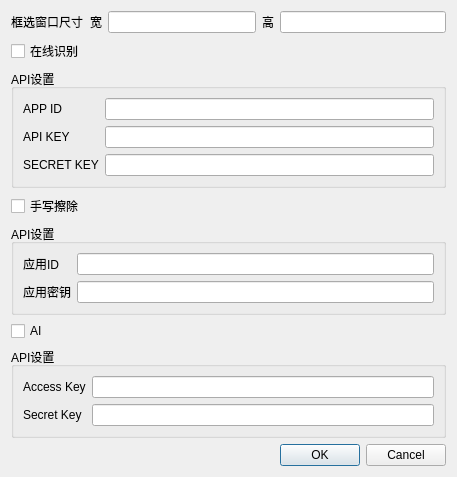
<?xml version="1.0" encoding="UTF-8"?>
<ui version="4.0">
 <class>Dialog</class>
 <widget class="QDialog" name="Dialog">
  <property name="geometry">
   <rect>
    <x>0</x>
    <y>0</y>
    <width>457</width>
    <height>433</height>
   </rect>
  </property>
  <property name="windowTitle">
   <string>设置</string>
  </property>
  <layout class="QGridLayout" name="gridLayout_4">
   <item row="0" column="0">
    <widget class="QLabel" name="label">
     <property name="text">
      <string>框选窗口尺寸</string>
     </property>
    </widget>
   </item>
   <item row="0" column="1">
    <widget class="QLabel" name="label_2">
     <property name="text">
      <string>宽</string>
     </property>
    </widget>
   </item>
   <item row="0" column="2">
    <widget class="QLineEdit" name="lineEdit"/>
   </item>
   <item row="0" column="3">
    <widget class="QLabel" name="label_3">
     <property name="text">
      <string>高</string>
     </property>
    </widget>
   </item>
   <item row="0" column="4">
    <widget class="QLineEdit" name="lineEdit_2"/>
   </item>
   <item row="1" column="0">
    <widget class="QCheckBox" name="checkBox">
     <property name="text">
      <string>在线识别</string>
     </property>
    </widget>
   </item>
   <item row="2" column="0" colspan="5">
    <widget class="QGroupBox" name="groupBox">
     <property name="title">
      <string>API设置</string>
     </property>
     <layout class="QGridLayout" name="gridLayout">
      <item row="0" column="0">
       <widget class="QLabel" name="label_4">
        <property name="text">
         <string>APP ID</string>
        </property>
       </widget>
      </item>
      <item row="0" column="1">
       <widget class="QLineEdit" name="lineEdit_3"/>
      </item>
      <item row="1" column="0">
       <widget class="QLabel" name="label_5">
        <property name="text">
         <string>API KEY</string>
        </property>
       </widget>
      </item>
      <item row="1" column="1">
       <widget class="QLineEdit" name="lineEdit_4">
        <property name="echoMode">
         <enum>QLineEdit::Password</enum>
        </property>
       </widget>
      </item>
      <item row="2" column="0">
       <widget class="QLabel" name="label_6">
        <property name="text">
         <string>SECRET KEY</string>
        </property>
       </widget>
      </item>
      <item row="2" column="1">
       <widget class="QLineEdit" name="lineEdit_5">
        <property name="echoMode">
         <enum>QLineEdit::Password</enum>
        </property>
       </widget>
      </item>
     </layout>
    </widget>
   </item>
   <item row="3" column="0">
    <widget class="QCheckBox" name="checkBox_2">
     <property name="text">
      <string>手写擦除</string>
     </property>
    </widget>
   </item>
   <item row="4" column="0" colspan="5">
    <widget class="QGroupBox" name="groupBox_2">
     <property name="title">
      <string>API设置</string>
     </property>
     <layout class="QGridLayout" name="gridLayout_2">
      <item row="0" column="0">
       <widget class="QLabel" name="label_7">
        <property name="text">
         <string>应用ID</string>
        </property>
       </widget>
      </item>
      <item row="1" column="0">
       <widget class="QLabel" name="label_8">
        <property name="text">
         <string>应用密钥</string>
        </property>
       </widget>
      </item>
      <item row="1" column="1">
       <widget class="QLineEdit" name="lineEdit_7">
        <property name="echoMode">
         <enum>QLineEdit::Password</enum>
        </property>
       </widget>
      </item>
      <item row="0" column="1">
       <widget class="QLineEdit" name="lineEdit_6">
        <property name="echoMode">
         <enum>QLineEdit::Password</enum>
        </property>
       </widget>
      </item>
     </layout>
    </widget>
   </item>
   <item row="5" column="0" colspan="2">
    <widget class="QCheckBox" name="checkBox_3">
     <property name="text">
      <string>AI</string>
     </property>
    </widget>
   </item>
   <item row="6" column="0" colspan="5">
    <widget class="QGroupBox" name="groupBox_3">
     <property name="title">
      <string>API设置</string>
     </property>
     <layout class="QGridLayout" name="gridLayout_3">
      <item row="0" column="0">
       <widget class="QLabel" name="label_9">
        <property name="text">
         <string>Access Key</string>
        </property>
       </widget>
      </item>
      <item row="0" column="1">
       <widget class="QLineEdit" name="lineEdit_8">
        <property name="echoMode">
         <enum>QLineEdit::Password</enum>
        </property>
       </widget>
      </item>
      <item row="1" column="0">
       <widget class="QLabel" name="label_10">
        <property name="text">
         <string>Secret Key</string>
        </property>
       </widget>
      </item>
      <item row="1" column="1">
       <widget class="QLineEdit" name="lineEdit_9">
        <property name="echoMode">
         <enum>QLineEdit::Password</enum>
        </property>
       </widget>
      </item>
     </layout>
    </widget>
   </item>
   <item row="7" column="4">
    <widget class="QDialogButtonBox" name="buttonBox">
     <property name="standardButtons">
      <set>QDialogButtonBox::Cancel|QDialogButtonBox::Ok</set>
     </property>
    </widget>
   </item>
  </layout>
 </widget>
 <resources/>
 <connections>
  <connection>
   <sender>buttonBox</sender>
   <signal>accepted()</signal>
   <receiver>Dialog</receiver>
   <slot>close()</slot>
   <hints>
    <hint type="sourcelabel">
     <x>375</x>
     <y>298</y>
    </hint>
    <hint type="destinationlabel">
     <x>233</x>
     <y>159</y>
    </hint>
   </hints>
  </connection>
  <connection>
   <sender>buttonBox</sender>
   <signal>rejected()</signal>
   <receiver>Dialog</receiver>
   <slot>close()</slot>
   <hints>
    <hint type="sourcelabel">
     <x>375</x>
     <y>298</y>
    </hint>
    <hint type="destinationlabel">
     <x>233</x>
     <y>159</y>
    </hint>
   </hints>
  </connection>
 </connections>
</ui>
